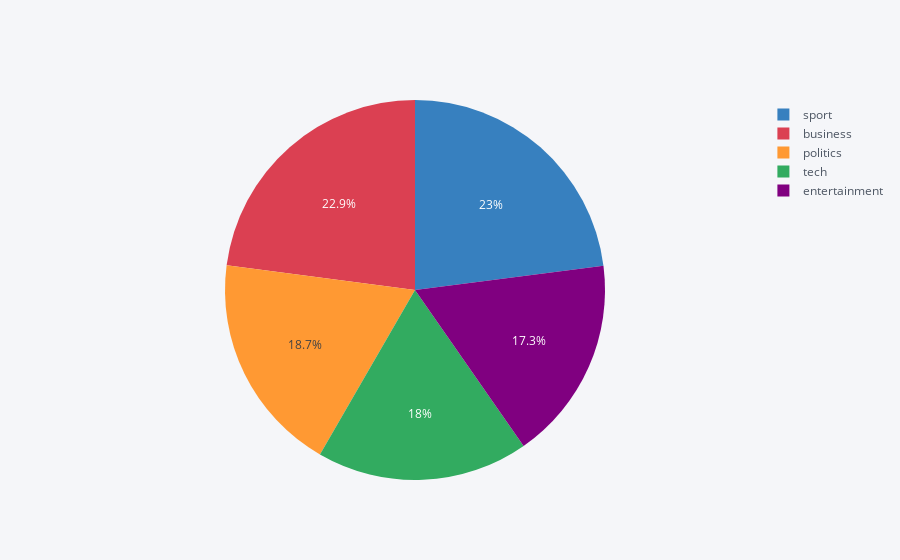

Notebook cell for this chart:
### Markdown cell above
## Coverage Ratio of Each Category

### Code cell
pd.DataFrame({"category":ct.keys(), "value":ct.values()}).iplot(kind='pie', labels="category", values='value')

### Figure 1 — Plotly figure (JSON) as saved in the notebook; plotly's stock layout.template omitted (floating-point values rounded to 4 significant figures)
{"data": [{"labels": ["politics", "sport", "tech", "entertainment", "business"], "marker": {"colors": ["rgba(255, 153, 51, 1.0)", "rgba(55, 128, 191, 1.0)", "rgba(50, 171, 96, 1.0)", "rgba(128, 0, 128, 1.0)", "rgba(219, 64, 82, 1.0)"]}, "name": "", "type": "pie", "values": [834, 1022, 802, 772, 1020]}], "layout": {"legend": {"bgcolor": "#F5F6F9", "font": {"color": "#4D5663"}}, "paper_bgcolor": "#F5F6F9", "plot_bgcolor": "#F5F6F9", "titlefont": {"color": "#4D5663"}}}
